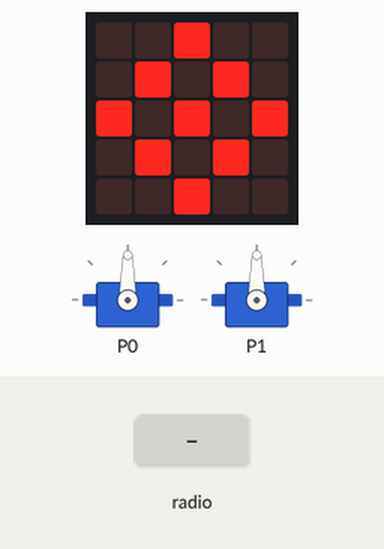
This program was run on a simulated BBC micro:bit (MakeCode). Parts: 2 × servo, the board's 5×5 LED display. The test bench sets the inputs (shaded band).

Above: at 1.6 s.
1.7 s: radio message "1" arrives
At 2.9 s:
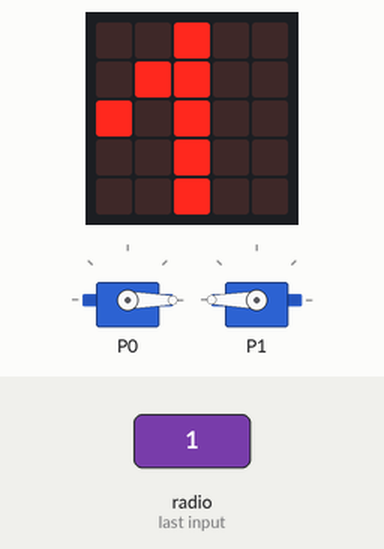
3.6 s: radio message "2" arrives
At 4.4 s:
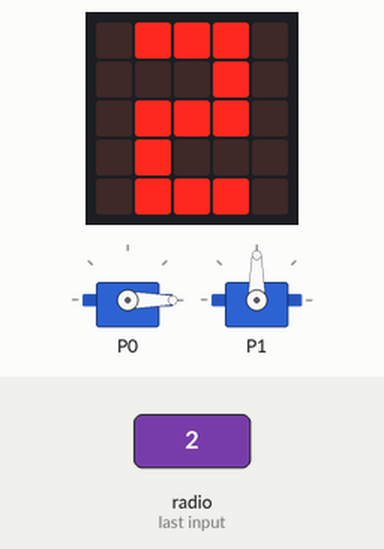
5.5 s: radio message "3" arrives
At 7.0 s:
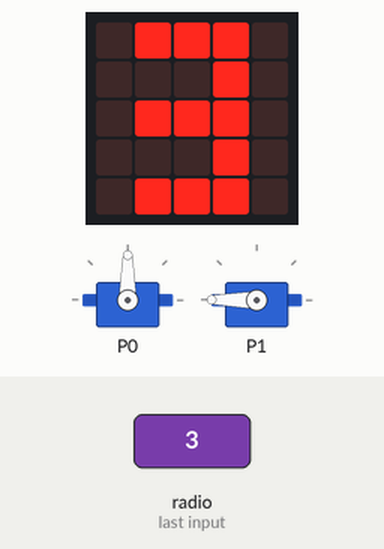
Timing chart, 0 to 8.5 s (numbered marks = the images above; inputs shaded):
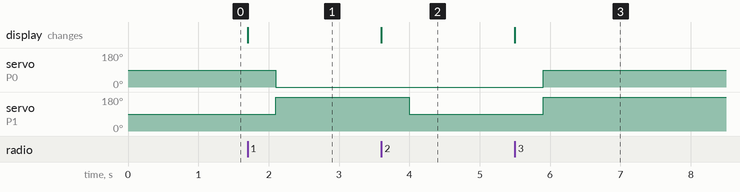

Measured:
- after the input at 1.7 s, servo on P0: 90° → 0° after 0.40 s; servo on P1: 90° → 180° after 0.40 s; the display: changes at once (image 1)
- after the input at 3.6 s, servo on P1: 180° → 90° after 0.40 s; the display: changes at once (image 2)
- after the input at 5.5 s, servo on P0: 0° → 90° after 0.40 s; servo on P1: 90° → 180° after 0.40 s; the display: changes at once (image 3)

The program:

main.ts
```typescript
radio.onReceivedNumber(function (receivedNumber) {
    if (receivedNumber == 1) {
        basic.showLeds(`
            . . # . .
            . # # . .
            # . # . .
            . . # . .
            . . # . .
            `)
        pins.servoWritePin(AnalogPin.P0, 0)
        pins.servoWritePin(AnalogPin.P1, 180)
    } else if (receivedNumber == 2) {
        basic.showLeds(`
            . # # # .
            . . . # .
            . # # # .
            . # . . .
            . # # # .
            `)
        pins.servoWritePin(AnalogPin.P0, 0)
        pins.servoWritePin(AnalogPin.P1, 90)
    } else if (receivedNumber == 3) {
        basic.showLeds(`
            . # # # .
            . . . # .
            . # # # .
            . . . # .
            . # # # .
            `)
        pins.servoWritePin(AnalogPin.P0, 90)
        pins.servoWritePin(AnalogPin.P1, 180)
    } else {
        basic.showLeds(`
            . # # # .
            . # . # .
            . # . # .
            . # . # .
            . # # # .
            `)
        pins.servoWritePin(AnalogPin.P0, 90)
        pins.servoWritePin(AnalogPin.P1, 90)
    }
})
radio.setGroup(1)
pins.servoWritePin(AnalogPin.P0, 90)
pins.servoWritePin(AnalogPin.P1, 90)
basic.showLeds(`
    . . # . .
    . # . # .
    # . # . #
    . # . # .
    . . # . .
    `)
```

test.ts
```typescript
// les tests vont ici ; cela ne sera pas compilé si ce paquet est utilisé en tant qu'extension.
```
